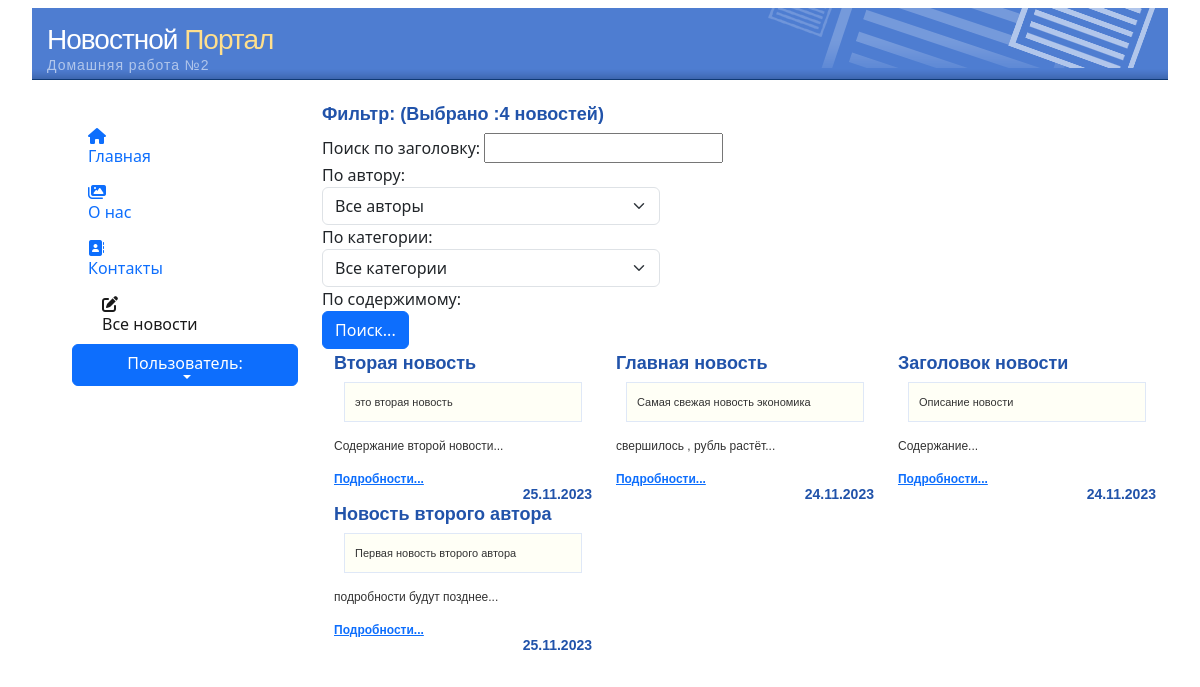
The app's page /news/all_news/, older data.
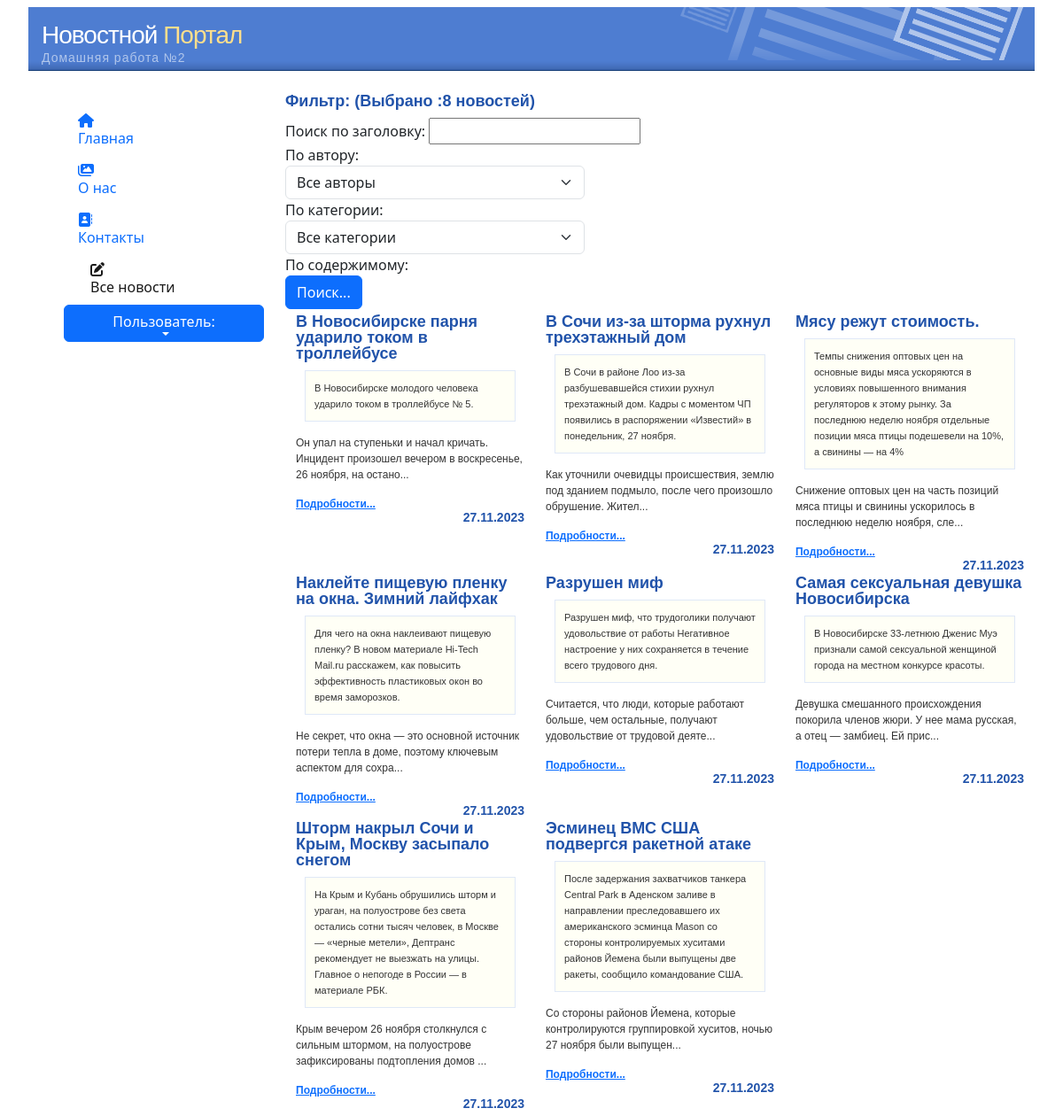
The same page, newer data.
### news/models.py (models this page shows, shortened)
class Article(models.Model):
    categories = (('E','Economics'),
                  ('S','Science'),
                  ('IT','IT'))
    author = models.ForeignKey(User, on_delete=models.SET_NULL, null=True, verbose_name='Автор')
    title = models.CharField('Заголовок', max_length=50, default='')
    anouncement = models.TextField('Аннотация', max_length=250)
    text = models.TextField('Текст новости')
    date = models.DateTimeField('Дата создания', auto_now=True)
    category = models.CharField(choices=categories, max_length=50, default='', verbose_name='Категория')
    tags = models.ManyToManyField(to=Tag, blank=True, verbose_name='Тэги')
    slug = models.SlugField()
    def get_absolute_url(self):
        return f'/news/show/{self.id}'
    class Meta:
        ordering = ['title', 'date']
        verbose_name = 'Новость'
        verbose_name_plural = 'Новости'

### news/views.py (the view)
# urls.py: path('all_news/', views.all_news, name='all_news'),
def all_news(request):
    categories = Article.categories  # создали перечень категорий
    author_list = User.objects.all()  # создали перечень авторов
    print('Ответ',request.POST)
    if request.method == "POST":
        selected_author = int(request.POST.get('author_filter'))
        selected_category = int(request.POST.get('category_filter'))
        search_article = (request.POST.get('search_input'))
        print('search_article', search_article)
        print('search_article_len',len(search_article))
        if selected_author == 0:  # выбраны все авторы
            articles = Article.objects.all()
        else:
            articles = Article.objects.filter(author=selected_author)
        if selected_category != 0:  # фильтруем найденные по авторам результаты по категориям
            articles = articles.filter(category__icontains=categories[selected_category - 1][0])
        if len(search_article) !=0: # применяем фильтр по новости
            articles = articles.filter(title=search_article)
    else:  # если страница открывется впервые
        selected_author = 0
        selected_category = 0
        articles = Article.objects.all()
    context = {'articles': articles, 'author_list': author_list, 'selected_author': selected_author,
               'categories': categories, 'selected_category': selected_category}
    return render(request, 'news/all_news.html', context)

### news/templates/news/all_news.html (shortened to what this page needs)
{% extends 'home01/index.html' %}
{% load static %}
{% load bootstrap5 %}
{% block content %}
<link rel="stylesheet" href="https://ajax.googleapis.com/ajax/libs/jqueryui/1.11.4/themes/smoothness/jquery-ui.css">
  <div id="content" >
    <div class="content_center" align="left">
        <div class="row">
        <label><h3> Фильтр: (Выбрано :{{ articles|length }} новостей) </h3>
            <form method="post">
                      <div class="row">
                        <div class="search">
                            <label for="search_input">Поиск по заголовку: </label>
                            <input id="search_input" name="search_input">
                        </div>
                      </div>
                        <label for="author_filter">По автору:</label>
                            <select class="form-select" name="author_filter" style="width:40%" >
                                <option value="0">Все авторы</option>
                            </select>
                        <label for="category_filter">По категории:</label>
                            <select class="form-select" name="category_filter" style="width:40%">
                                <option value="0">Все категории</option>
                            </select>
                        <label for="category_filter">По содержимому:</label>
                        <br>
                            <input type="submit" class="btn btn-primary" value="Поиск...">
                        <br>
            </form>
        </label>
    </div>
    </div>
   <div class="container-fluid">
       <div class="row">
           {% for articl in articles %}
               <div id="news" class="col-xs-4 col-sm-4 col-md-4 col-lg-4">
               <h3>{{ articl.title }}</h3>
                   <div class='featurebox_side'>{{ articl.anouncement }}</div>
                   <p>{{ articl.text|slice:":100" }}...</p>
                   <p class="lead mb-0"><a href="{{ articl.get_absolute_url }}" class="fw-bold">Подробности...</a></p>
                <h4 align="right">{{ articl.date|date:"d.m.Y" }}</h4>
               </div>
           {% endfor %}
      </div>
   </div>
  </div>
{% endblock %}

### home01/templates/home01/index.html (shortened to what this page needs)
<!DOCTYPE html PUBLIC "-//W3C//DTD XHTML 1.0 Transitional//EN" "http://www.w3.org/TR/xhtml1/DTD/xhtml1-transitional.dtd">
{% load static %}
{% load bootstrap5 %}
<html xmlns="http://www.w3.org/1999/xhtml" lang="ru">
<head>
<link rel="stylesheet" href="{% static 'home01/css/style.css'%}" type="text/css">
{% bootstrap_css %}
</head>
<body>
<div id="page_wrapper">
    <div class="container-fluid">
        <div class="row">
            <div class="col-xs-12 col-sm-12 col-md-12 col-lg-12">
             {% include 'home01/header.html' %}
            </div>
        </div>
    </div>
    <div class="container-fluid">
      <div class="row">
        <div class="col-xs-5 col-sm-5 col-md-3 col-lg-3">
            {% include 'home01/left_sidebar.html' %}
        </div>
        <div class="col-xs-7 col-sm-7 col-md-9 col-lg-9">
            {% block content %}
            {% endblock %}
        </div>
       </div>
        </div>
</div>
</body>
</html>

### home01/templates/home01/header.html
  <div id="header_wrapper">
    <div id="header">
      <h1>Новостной <font color="#FFDF8C">Портал</font></h1>
      <h2>Домашняя работа №2</h2>
    </div>
    <div id="navcontainer">
      <ul id="navlist">
      </ul>
    </div>
  </div>

### home01/templates/home01/left_sidebar.html (shortened to what this page needs)
{% load bootstrap5 %}
{% load static %}
{% bootstrap_css %}
            <div class="tm-sidebar">
                <nav class="tm-nav">
                    <div>
                     <ul  class="nav nav-pills flex-column mb-auto">
                            <li class="nav-item">
                                <a href="{% url 'news_index' %}"
                                {% if request.resolver_match.view_name == 'home' %} class="nav-link current link-active"{% else %} class="nav-link" {% endif %}>
                                    <i class="fa fa-house menu-icon"></i>
                                    <div class="d-none d-lg-block">Главная</div>
                                </a>
                            </li>
                            <li class="nav-item">
                                <a href="{% url 'about' %}"
                                   {% if request.resolver_match.view_name == 'about' %} class="nav-link current link-active"{% else %} class="nav-link" {% endif %}>
                                    <i class="fas fa-images nav-icon"></i>
                                    <div class="d-none d-lg-block">О нас</div>
                                </a>
                            </li>
                            <li class="nav-item">
                                <a href="{% url 'contact' %}"
                                   {% if request.resolver_match.view_name == 'contact' %} class="nav-link current link-active"{% else %} class="nav-link" {% endif %}>
                                    <i class="fas fa-address-book nav-icon"></i>
                                    <div class="d-none d-lg-block">Контакты</div>
                                </a>
                            </li>
                            <li class="nav-item">
                                <a href="{% url 'all_news' %}"
                                {% if request.resolver_match.view_name == 'all_news' %} class="nav-link current" {% else %} class="nav-link" {% endif %}>
                                    <i class="fas fa-pen-to-square nav-icon"></i>
                                    <div class="d-none d-lg-block">Все новости</div>
                                </a>
                            </li>
                        </ul>
     <div class="dropdown" >
          <button class="dropbtn btn btn-primary dropdown-toggle" type="button" id="dropdownMenuButton1" data-bs-toggle="dropdown" aria-expanded="false">
              <div class="d-none d-lg-block">Пользователь: {{request.user.username}}</div>
          </button>
        </div>
                    </div>
                </nav>
            </div>

### home01/static/home01/css/style.css (style rules this page uses)
body { text-align: center; margin-top:10px; margin-bottom:10px; color:#666666; background-color: #666666; }
#page_wrapper { margin-left: auto; margin-right: auto; width: 98%; text-align: left; background: #FFFFFF; border: 8px solid #FFFFFF; }
#header_wrapper { background: #4E7DD1 url('../img/menu_bg.gif') bottom left repeat-x; margin:0px; padding:0px; }
#header { height: 60px; padding:15px; background: url('../img/header_bg.gif') top right no-repeat; margin:0px; }
#header h1 { margin:0px; font-family: verdana, arial, sans-serif; font-size: 28px; color:#ffffff; letter-spacing: -1px; }
#header h2 { margin:0px; font-family: verdana, arial, sans-serif; font-size: 14px; color:#B1C6EB; letter-spacing: 1px; }
#content { margin-top: 20px; margin-bottom: 0px; }
#content p { margin-top:15px; margin-bottom: 15px; font-family: verdana, arial, sans-serif; font-size: 12px; line-height: 18px; color: #333333; }
#content h3 { margin-top:5px; margin-bottom: 10px; font-family: verdana, arial, sans-serif; font-size: 18px; font-weight: bold; line-height: 18px; color: #2153AA; }
#content h4 { margin-top:0px;margin-bottom:0px; font-family: verdana, arial, sans-serif; font-size: 14px; font-weight: bold; line-height: 12px; color: #2153AA; }
#navlist { margin-top:1px; margin-bottom:0px; text-align:center; padding: 5px 0; margin-left: 0; border-bottom: 1px solid #0F3974; font: bold 14px Verdana, sans-serif; }
.featurebox_side { background-color: #fffff6; margin:1px;margin-left:10px;margin-right:10px;margin-bottom:15px; padding:10px; border: 1px solid #DFE8F7; font-family: verdana, arial, sans-serif; font-size: 11px; line-height: 18px; color: #333333; }
.tm-sidebar { background-color: #fff; top: 0; bottom: 0; left: 0; z-index: 1000; padding-left: 40px; padding-top: 40px; width: 100%; }
.tm-nav { display: flex; flex-direction: column; justify-content: space-between; height: 100%; }
.nav-link { position: relative; padding-top: 15px; padding-bottom: 15px; }
.nav-item:hover .nav-link, .nav-link.current { color: #1a1a1a; padding-left: 30px; }
.dropbtn { width: 100%; display: block; align-items: center; justify-content: center; margin-bottom: 1px; }

Row changes from the older to the newer data that the page shows:
removed Article: title "Вторая новость", anouncement "это вторая новость", text "Содержание второй новости", date "25.11.2023"
removed Article: title "Главная новость", anouncement "Самая свежая новость экономика", text "свершилось , рубль растёт", date "24.11.2023"
removed Article: title "Заголовок новости", anouncement "Описание новости", text "Содержание", date "24.11.2023"
removed Article: title "Новость второго автора", anouncement "Первая новость второго автора", text "подробности будут позднее", date "25.11.2023"
added Article: title "В Новосибирске парня ударило током в троллейбусе", anouncement "В Новосибирске молодого человека ударило током в троллейбусе № 5.", text "Он упал на ступеньки и начал кричать. Инцидент произошел вечером в воскресенье, 26 ноября, на остано", date "27.11.2023"
added Article: title "В Сочи из-за шторма рухнул трехэтажный дом", anouncement "В Сочи в районе Лоо из-за разбушевавшейся стихии рухнул трехэтажный дом. Кадры с моментом ЧП появились в распоряжении «Известий» в понедельник, 27 ноября.", text "Как уточнили очевидцы происшествия, землю под зданием подмыло, после чего произошло обрушение. Жител", date "27.11.2023"
added Article: title "Мясу режут стоимость.", anouncement "Темпы снижения оптовых цен на основные виды мяса ускоряются в условиях повышенного внимания регуляторов к этому рынку. За последнюю неделю ноября отдельные позиции мяса птицы подешевели на 10%, а свинины — на 4%", text "Снижение оптовых цен на часть позиций мяса птицы и свинины ускорилось в последнюю неделю ноября, сле", date "27.11.2023"
added Article: title "Наклейте пищевую пленку на окна. Зимний лайфхак", anouncement "Для чего на окна наклеивают пищевую пленку? В новом материале Hi-Tech Mail.ru расскажем, как повысить эффективность пластиковых окон во время заморозков.", text "Не секрет, что окна — это основной источник потери тепла в доме, поэтому ключевым аспектом для сохра", date "27.11.2023"
added Article: title "Разрушен миф", anouncement "Разрушен миф, что трудоголики получают удовольствие от работы Негативное настроение у них сохраняется в течение всего трудового дня.", text "Считается, что люди, которые работают больше, чем остальные, получают удовольствие от трудовой деяте", date "27.11.2023"
added Article: title "Самая сексуальная девушка Новосибирска", anouncement "В Новосибирске 33-летнюю Дженис Муэ признали самой сексуальной женщиной города на местном конкурсе красоты.", text "Девушка смешанного происхождения покорила членов жюри. У нее мама русская, а отец — замбиец. Ей прис", date "27.11.2023"
added Article: title "Шторм накрыл Сочи и Крым, Москву засыпало снегом", anouncement "На Крым и Кубань обрушились шторм и ураган, на полуострове без света остались сотни тысяч человек, в Москве — «черные метели», Дептранс рекомендует не выезжать на улицы. Главное о непогоде в России — в материале РБК.", text "Крым вечером 26 ноября столкнулся с сильным штормом, на полуострове зафиксированы подтопления домов", date "27.11.2023"
added Article: title "Эсминец ВМС США подвергся ракетной атаке", anouncement "После задержания захватчиков танкера Central Park в Аденском заливе в направлении преследовавшего их американского эсминца Mason со стороны контролируемых хуситами районов Йемена были выпущены две ракеты, сообщило командование США.", text "Со стороны районов Йемена, которые контролируются группировкой хуситов, ночью 27 ноября были выпущен", date "27.11.2023"
Text that changed along with them:
{{ articles|length }}: "4" → "8"
